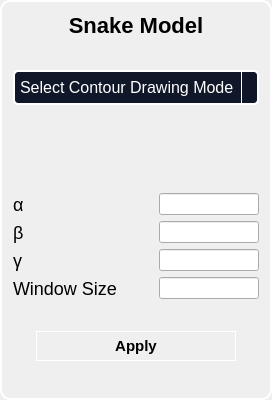
         <widget class="QFrame" name="snakeFrame">
          <property name="minimumSize">
           <size>
            <width>0</width>
            <height>400</height>
           </size>
          </property>
          <property name="maximumSize">
           <size>
            <width>400</width>
            <height>400</height>
           </size>
          </property>
          <property name="styleSheet">
           <string notr="true">QFrame{
border-radius: 10px;
border: 2px solid white; 
}</string>
          </property>
          <property name="frameShape">
           <enum>QFrame::StyledPanel</enum>
          </property>
          <property name="frameShadow">
           <enum>QFrame::Raised</enum>
          </property>
          <layout class="QVBoxLayout" name="verticalLayout_11">
           <item>
            <widget class="QLabel" name="label_7">
             <property name="styleSheet">
              <string notr="true">border: none;
margin: 0;
font-size:22px;
font-weight: bold;</string>
             </property>
             <property name="text">
              <string>Snake Model</string>
             </property>
             <property name="alignment">
              <set>Qt::AlignCenter</set>
             </property>
            </widget>
           </item>
           <item>
            <spacer name="verticalSpacer_7">
             <property name="orientation">
              <enum>Qt::Vertical</enum>
             </property>
             <property name="sizeHint" stdset="0">
              <size>
               <width>20</width>
               <height>40</height>
              </size>
             </property>
            </spacer>
           </item>
           <item>
            <layout class="QVBoxLayout" name="verticalLayout_8">
             <item>
              <widget class="QComboBox" name="snakeModelModeCombobox">
               <property name="styleSheet">
                <string notr="true">*{
border:none;
font-size:16px;
}
QComboBox {
    background-color: #0f1729;
    color: #ffffff;
    border: 2px solid #ffffff;   /* White border */
    border-radius: 5px;
    padding: 5px;
}

QComboBox::drop-down {
    border-left: 1px solid #ffffff; /* White border */
}

QComboBox QAbstractItemView {
    background-color: #0f1729;  /* Background color of dropdown items */
    color: #ffffff;             /* Text color of dropdown items */
    border: 1px solid #ffffff;  /* Border around the dropdown */
    selection-background-color: #1e293b;
    selection-color: #ffffff;            /* Text color of selected item */
    padding: 5px;
}
</string>
               </property>
               <item>
                <property name="text">
                 <string>Select Contour Drawing Mode</string>
                </property>
               </item>
               <item>
                <property name="text">
                 <string>Use Predefined Shapes</string>
                </property>
               </item>
               <item>
                <property name="text">
                 <string>Draw By Hand</string>
                </property>
               </item>
              </widget>
             </item>
             <item>
              <widget class="QFrame" name="predefinedShapesFrame">
               <property name="minimumSize">
                <size>
                 <width>0</width>
                 <height>50</height>
                </size>
               </property>
               <property name="maximumSize">
                <size>
                 <width>16777215</width>
                 <height>50</height>
                </size>
               </property>
               <property name="styleSheet">
                <string notr="true">border:none</string>
               </property>
               <property name="frameShape">
                <enum>QFrame::StyledPanel</enum>
               </property>
               <property name="frameShadow">
                <enum>QFrame::Raised</enum>
               </property>
               <layout class="QGridLayout" name="gridLayout_2">
                <item row="0" column="0">
                 <widget class="QPushButton" name="squareButton">
                  <property name="minimumSize">
                   <size>
                    <width>80</width>
                    <height>30</height>
                   </size>
                  </property>
                  <property name="maximumSize">
                   <size>
                    <width>80</width>
                    <height>30</height>
                   </size>
                  </property>
                  <property name="styleSheet">
                   <string notr="true">font-size:15px;
font-weight: bold;
</string>
                  </property>
                  <property name="text">
                   <string/>
                  </property>
                  <property name="icon">
                   <iconset resource="icons_setup/icons.qrc">
                    <normaloff>:/icons_setup/icons/square.png</normaloff>:/icons_setup/icons/square.png</iconset>
                  </property>
                  <property name="iconSize">
                   <size>
                    <width>25</width>
                    <height>25</height>
                   </size>
                  </property>
                 </widget>
                </item>
                <item row="0" column="1">
                 <widget class="QPushButton" name="circleButton">
                  <property name="minimumSize">
                   <size>
                    <width>80</width>
                    <height>30</height>
                   </size>
                  </property>
                  <property name="maximumSize">
                   <size>
                    <width>80</width>
                    <height>30</height>
                   </size>
                  </property>
                  <property name="styleSheet">
                   <string notr="true">font-size:15px;
font-weight: bold;
</string>
                  </property>
                  <property name="text">
                   <string/>
                  </property>
                  <property name="icon">
                   <iconset resource="icons_setup/icons.qrc">
                    <normaloff>:/icons_setup/icons/circle.png</normaloff>:/icons_setup/icons/circle.png</iconset>
                  </property>
                  <property name="iconSize">
                   <size>
                    <width>25</width>
                    <height>25</height>
                   </size>
                  </property>
                 </widget>
                </item>
               </layout>
              </widget>
             </item>
            </layout>
           </item>
           <item>
            <spacer name="verticalSpacer_8">
             <property name="orientation">
              <enum>Qt::Vertical</enum>
             </property>
             <property name="sizeHint" stdset="0">
              <size>
               <width>20</width>
               <height>40</height>
              </size>
             </property>
            </spacer>
           </item>
           <item>
            <layout class="QVBoxLayout" name="verticalLayout_9">
             <item>
              <layout class="QHBoxLayout" name="horizontalLayout_18">
               <item>
                <widget class="QLabel" name="label_11">
                 <property name="styleSheet">
                  <string notr="true">border: none;
margin: 0;
font-size:18px;</string>
                 </property>
                 <property name="text">
                  <string>α</string>
                 </property>
                </widget>
               </item>
               <item>
                <widget class="QLineEdit" name="snakeAlphaInput">
                 <property name="maximumSize">
                  <size>
                   <width>100</width>
                   <height>16777215</height>
                  </size>
                 </property>
                </widget>
               </item>
              </layout>
             </item>
             <item>
              <layout class="QHBoxLayout" name="horizontalLayout_16">
               <item>
                <widget class="QLabel" name="label_12">
                 <property name="styleSheet">
                  <string notr="true">border: none;
margin: 0;
font-size:18px;</string>
                 </property>
                 <property name="text">
                  <string>β</string>
                 </property>
                </widget>
               </item>
               <item>
                <widget class="QLineEdit" name="snakeBetaInput">
                 <property name="maximumSize">
                  <size>
                   <width>100</width>
                   <height>16777215</height>
                  </size>
                 </property>
                </widget>
               </item>
              </layout>
             </item>
             <item>
              <layout class="QHBoxLayout" name="horizontalLayout_14">
               <item>
                <widget class="QLabel" name="label_14">
                 <property name="styleSheet">
                  <string notr="true">border: none;
margin: 0;
font-size:18px;</string>
                 </property>
                 <property name="text">
                  <string>γ</string>
                 </property>
                </widget>
               </item>
               <item>
                <widget class="QLineEdit" name="snakeGammaInput">
                 <property name="maximumSize">
                  <size>
                   <width>100</width>
                   <height>16777215</height>
                  </size>
                 </property>
                </widget>
               </item>
              </layout>
             </item>
             <item>
              <layout class="QHBoxLayout" name="horizontalLayout_13">
               <item>
                <widget class="QLabel" name="label_20">
                 <property name="styleSheet">
                  <string notr="true">border: none;
margin: 0;
font-size:18px;</string>
                 </property>
                 <property name="text">
                  <string>Window Size</string>
                 </property>
                </widget>
               </item>
               <item>
                <widget class="QLineEdit" name="snakeWindowSizeInput">
                 <property name="maximumSize">
                  <size>
                   <width>100</width>
                   <height>16777215</height>
                  </size>
                 </property>
                </widget>
               </item>
              </layout>
             </item>
            </layout>
           </item>
           <item>
            <spacer name="verticalSpacer_9">
             <property name="orientation">
              <enum>Qt::Vertical</enum>
             </property>
             <property name="sizeHint" stdset="0">
              <size>
               <width>20</width>
               <height>40</height>
              </size>
             </property>
            </spacer>
           </item>
           <item>
            <layout class="QHBoxLayout" name="horizontalLayout_23">
             <item>
              <widget class="QPushButton" name="snakeApplyButton">
               <property name="minimumSize">
                <size>
                 <width>200</width>
                 <height>0</height>
                </size>
               </property>
               <property name="maximumSize">
                <size>
                 <width>200</width>
                 <height>16777215</height>
                </size>
               </property>
               <property name="styleSheet">
                <string notr="true">border: 1px solid white;
font-size:15px;
font-weight: bold;
padding: 5px </string>
               </property>
               <property name="text">
                <string>Apply</string>
               </property>
              </widget>
             </item>
            </layout>
           </item>
           <item>
            <spacer name="verticalSpacer_11">
             <property name="orientation">
              <enum>Qt::Vertical</enum>
             </property>
             <property name="sizeHint" stdset="0">
              <size>
               <width>20</width>
               <height>40</height>
              </size>
             </property>
            </spacer>
           </item>
          </layout>
         </widget>
